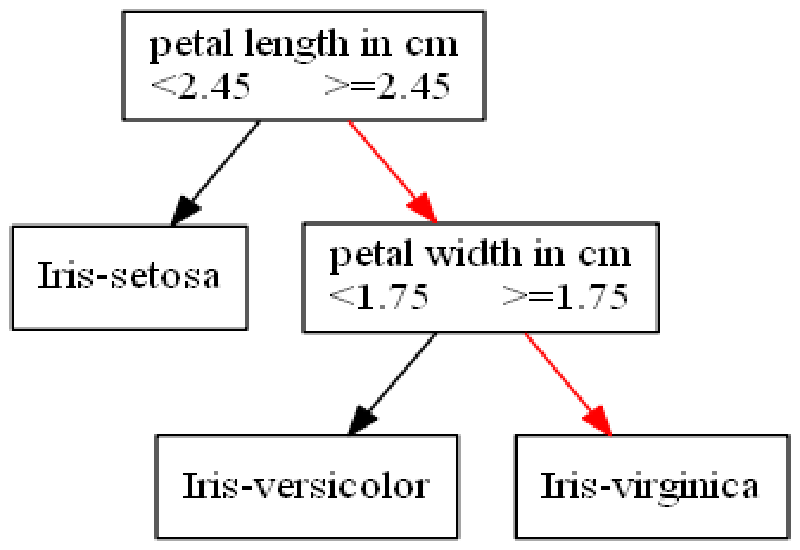

This figure's Python source:
import csv 
import os
from PIL import Image

def next_point(dectree,node_from,a,b,c,d):
	if int(dectree[node_from][3])==0:
		e=a
	if int(dectree[node_from][3])==1:
		e=b
	if int(dectree[node_from][3])==2:
		e=c
	if int(dectree[node_from][3])==3:
		e=d
	if float(e)<float(dectree[node_from][4]):
		return int(dectree[node_from][1])
	else:
		return int(dectree[node_from][2])

def attribute(i):
	if int(i) ==0:
		return "sepal length in cm"
	if int(i) ==1:
		return "sepal width in cm"
	if int(i)==2:
		return "petal length in cm"
	if int(i) ==3:
		return "petal width in cm"

def draw_path_tree(a,b,c,d):
	csvfile=open("dec_tree.csv","r")
	reader=csv.reader(csvfile)
	gv_file=open('tree_path.gv','w')
	gv_file.write("digraph Tree{node[shape=box];")
	dectree=[]
	orderdectree=[]
	path=[]
	parent=dict()
	root=-1
	for row in reader:
		if reader.line_num==1:
			continue
		dectree.append(row)
	csvfile.close()
	#find parent
	for i in range (len(dectree)):
		j=dectree[i][0]
		if dectree[i][1]!='':
			parent[(dectree[i][1])]=j
		if dectree[i][2]!='':
			parent[(dectree[i][2])]=j
	#find root
	for j in range (len(dectree)):
		if str(j) not in parent:
			root=j
	for i in range (len(dectree)):
		for j in range (len(dectree)):
			if int(dectree[j][0])==i:
				orderdectree.append(dectree[j])
	#find path
	node_from=root
	while orderdectree[node_from][5]!='leaf':
		node_to=next_point(orderdectree,node_from,a,b,c,d)
		path.append((node_from,node_to))
		node_from=node_to
	#draw nodes
	for i in range (len(dectree)):
		gv_file.write(str(orderdectree[i][0]))
		if orderdectree[i][5]=='leaf':
			gv_file.write('[label='+'"'+orderdectree[i][3]+'"''];')
		if orderdectree[i][5]=='decision':
			gv_file.write('[label='+'"'+attribute(orderdectree[i][3])+'\n<'+orderdectree[i][4]+'      >='+orderdectree[i][4]+'"'+'];')
	# #draw lines
	for j in range (len(dectree)):
		if j!=root:
			gv_file.write(str(parent['%i'%j])+'->'+str(j)+'[labeldistance=2.5,')
			for k in range (len(path)):
				if int(path[k][0])==int(parent['%i'%j]) and int(path[k][1])==j:
					gv_file.write('color="red",')
			if int(orderdectree[int(parent['%i'%j])][1])==j:
				gv_file.write('labellangle='+str(45)+'];')
			if int(orderdectree[int(parent['%i'%j])][2])==j:
				gv_file.write('labellangle='+str(-45)+'];')
	gv_file.write('}')
	gv_file.close()
	os.system('dot tree_path.gv -Tpng -o tree_path.png')
	im=Image.open('tree_path.png')
	nim=im.resize((800,550))
	nim.save('tree_path.png',quality=300)
	return orderdectree[node_from][3]
# dc=draw_path_tree(6.9,3.1,5.4,2.1)
# print dc
	
